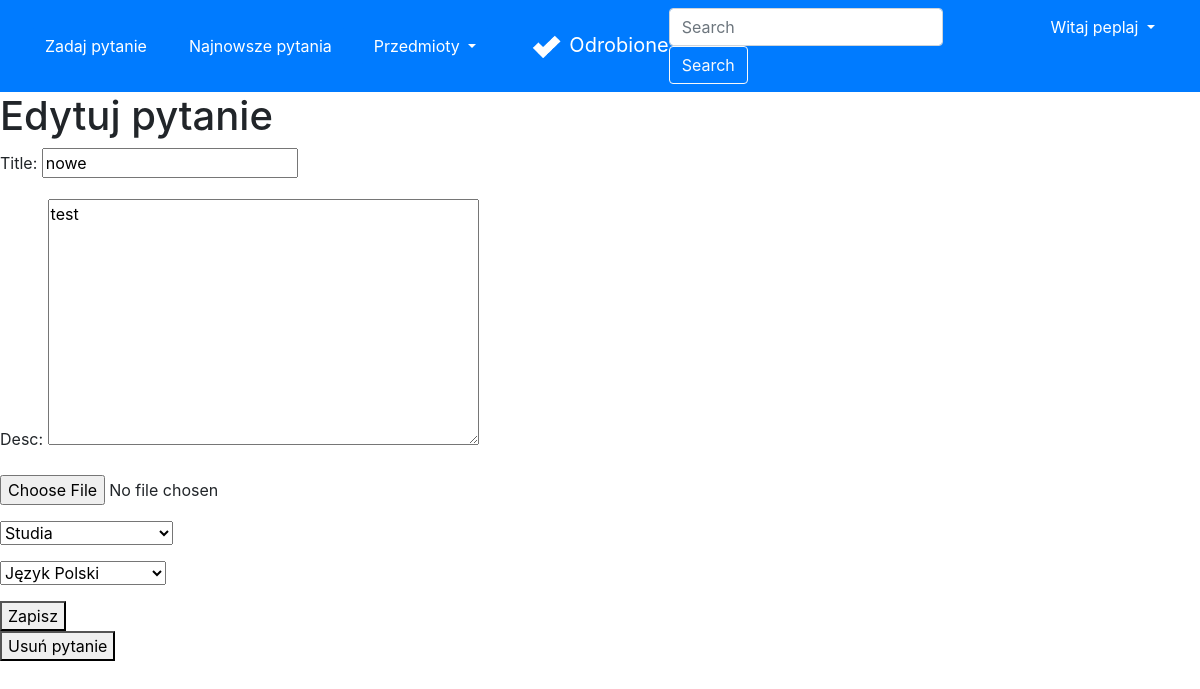
Screenshot of /my/14 (signed in) with the database file from the repository.
### accounts/models.py (models this page shows)
class User(AbstractUser):
    email = models.EmailField(_('email address'), unique=True)

### forum/models.py (models this page shows, shortened)
class Question(Model):
    title = CharField(max_length=300)
    desc = TextField()
    image = ImageField(upload_to='images/', blank=True)
    createDate = DateTimeField(auto_now_add=True)
    user = ForeignKey(User, on_delete=CASCADE)
    schools = [
        ('', 'Wybierz szkołę'),
        ('ps', 'Szkoła Podstawowa'),
        ('ms', 'Szkoła Średnia'),
        ('cl', 'Studia'),
    ]
    school = CharField(max_length=2, choices=schools,
                       default='')
    subjects = [
        ('', 'Wybierz przedmiot'),
        ('mat', 'Matematyka'),
        ('fiz', 'Fizyka'),
        ('inf', 'Informatyka'),
        ('pol', 'Język Polski'),
        ('ang', 'Język Angielski'),
        ('nmc', 'Język Niemiecki'),
        ('his', 'Historia'),
        ('bio', 'Biologia'),
        ('che', 'Chemia'),
        ('geo', 'Geografia'),
    ]
    subject = CharField(max_length=3, choices=subjects,
                        default='')
    likes = ManyToManyField(User, related_name='likes', blank=True)

### forum/views.py (the view, shortened to what this page needs)
# urls.py: path('my/<int:questionId>', views.myDetail, name='myDetail'),
def myDetail(request, questionId):
    question = get_object_or_404(
        Question, pk=questionId, user=request.user)
    if request.method == 'GET':
        form = QuestionForm(instance=question)
        return render(request, 'forum/myDetail.html',
                      {'form': form, 'question': question})

### forum/forms.py
class QuestionForm(forms.ModelForm):
    class Meta:
        model = Question
        fields = ('title', 'desc', 'image', 'school', 'subject')

### forum/templates/forum/myDetail.html (shortened to what this page needs)
{% extends 'forum/base.html' %}
{% block content %}
<h1>Edytuj pytanie</h1>
<form method="POST" enctype="multipart/form-data">
    <p><label for="id_title">Title:</label> <input type="text" name="title" value="{{question.title}}" maxlength="300"
            required="" id="id_title"></p>
    <p><label for="id_desc">Desc:</label> <textarea name="desc" cols="40" rows="10" required=""
            id="id_desc">{{question.desc}}</textarea></p>
    <p>{{form.image}}</p>
    <p><select name="school" id="id_school" required>
            {% for id,school in question.schools %}
            {% if id == question.school %}
            <option value="{{id}}" selected>{{school}}</option>
            {% elif id == "" %}
            <option value="{{id}}" disabled>{{school}}</option>
            {% else %}
            <option value="{{id}}">{{school}}</option>
            {% endif %}
            {% endfor %}
        </select></p>
    <p><select name="subject" id="id_subject" required>
            {% for id,subject in question.subjects %}
            {% if id == question.subject %}
            <option value="{{id}}" selected>{{subject}}</option>
            {% elif id == "" %}
            <option value="{{id}}" disabled>{{subject}}</option>
            {% else %}
            <option value="{{id}}">{{subject}}</option>
            {% endif %}
            {% endfor %}
        </select></p>
    <button type="submit">Zapisz</button>
</form>
<form action="{% url 'delete' question.id %}" method="POST">
    <button type="submit">Usuń pytanie</button>
</form>
{% endblock content %}

### forum/templates/forum/base.html (shortened to what this page needs)
<!doctype html>
<html lang="en">
{% load static %}
<head>
    <link rel="stylesheet" href="https://maxcdn.bootstrapcdn.com/bootstrap/4.0.0/css/bootstrap.min.css"
>
</head>
<body>
    <nav class="navbar navbar-expand-md navbar-dark bg-primary">
        <div class="navbar-collapse collapse w-100 order-1 order-md-0 dual-collapse2">
            <ul class="navbar-nav mr-auto">
                <li class="nav-item active">
                    <a href="{% url 'create' %}" class="btn btn-primary mx-3">Zadaj pytanie</a>
                </li>
                <li class="nav-item">
                    <a href="{% url 'latest' %}" class="btn btn-primary mr-3">Najnowsze pytania</a>
                </li>
                <li class="nav-item">
                    <div class="dropdown mr-3">
                        <a class="btn btn-primary dropdown-toggle" href="#" role="button" id="dropdownMenuLink"
                            data-toggle="dropdown" aria-haspopup="true" aria-expanded="false">
                            Przedmioty
                        </a>
                    </div>
                </li>
            </ul>
        </div>
        <div class="mx-auto order-0">
            <a class="navbar-brand mx-auto" href="{% url 'home' %}"><img class="img-responsive mr-2"
                    src="{% static 'forum/logo.png' %}" height="30px" width="30px">Odrobione</a>
        </div>
        <div class="navbar-collapse collapse w-100 order-3 dual-collapse2">
            <ul class="navbar-nav ml-auto">
                <li class="nav-item">
                    <form class="form-inline">
                        <input class="form-control mr-sm-2" type="search" placeholder="Search" aria-label="Search">
                        <button class="btn btn-outline-light my-2 my-sm-0" type="submit">Search</button>
                    </form>
                </li>
                {% if user.is_authenticated %}
                <li class="nav-item">
                    <div class="btn-group mx-3 ">
                        <button type="button" class="btn btn-primary dropdown-toggle" data-toggle="dropdown"
                            aria-haspopup="true" aria-expanded="false">
                            Witaj {{user}}
                        </button>
                    </div>
                </li>
                {% endif %}
            </ul>
        </div>
    </nav>
    {% block content %}{% endblock content %}
</body>
</html>

### rows the page displays
User: username "peplaj"
Question: title "nowe", desc "test", school "Studia", subject "Język Polski"
